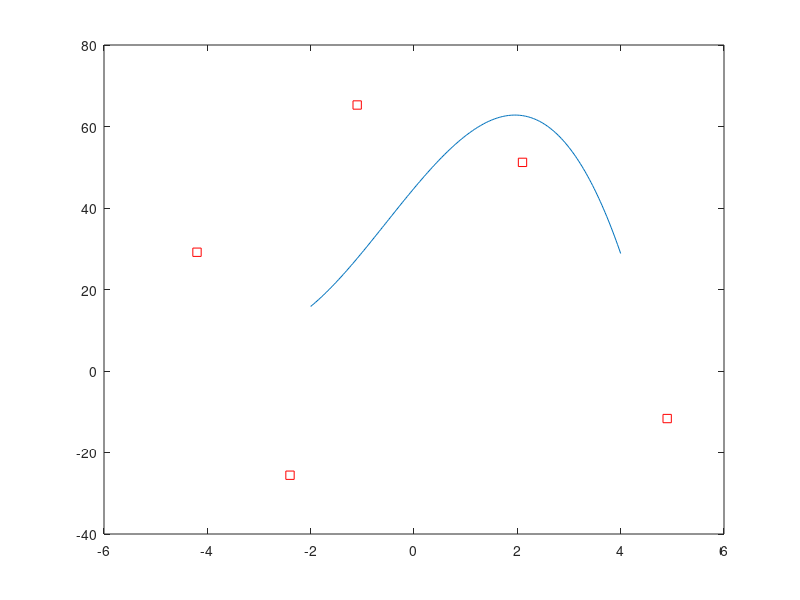
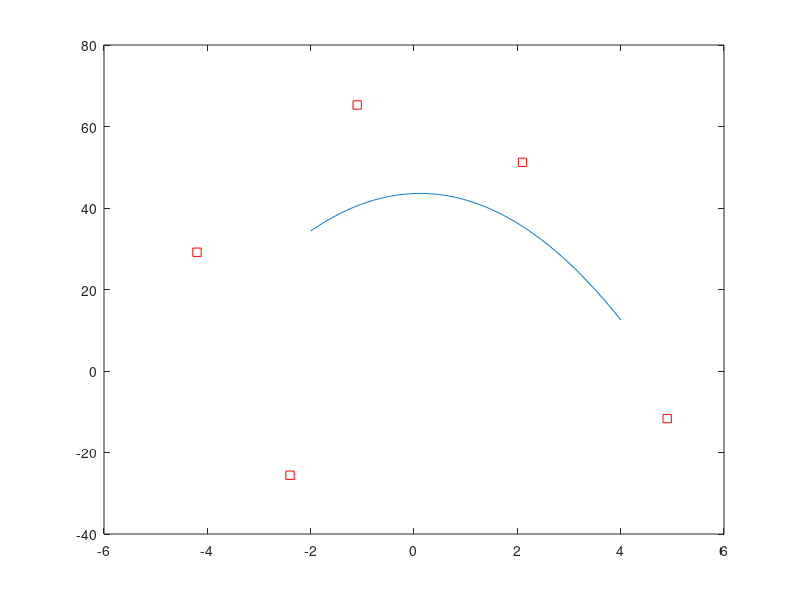

These figures' MATLAB source, in order:
% polyfit
clc;clear all;close all;
X=[-4.2 -2.4 -1.1 2.1 4.9];
Y=[29.1456 -25.5744 65.2761 51.2001 -11.6679];
% Noi suy: Da thuc bac >=3
pp=polyfit(X,Y,3)
xx=linspace(-2,4,200);
yy=polyval(pp,xx);
figure(1);
plot(xx,yy);hold on
plot(X,Y,'sr');hold off;
% Xap xi: Da thuc bac <3
pp=polyfit(X,Y,2)
xx=linspace(-2,4,200);
yy=polyval(pp,xx);
figure(2);
plot(xx,yy);hold on;
plot(X,Y,'sr');hold off;